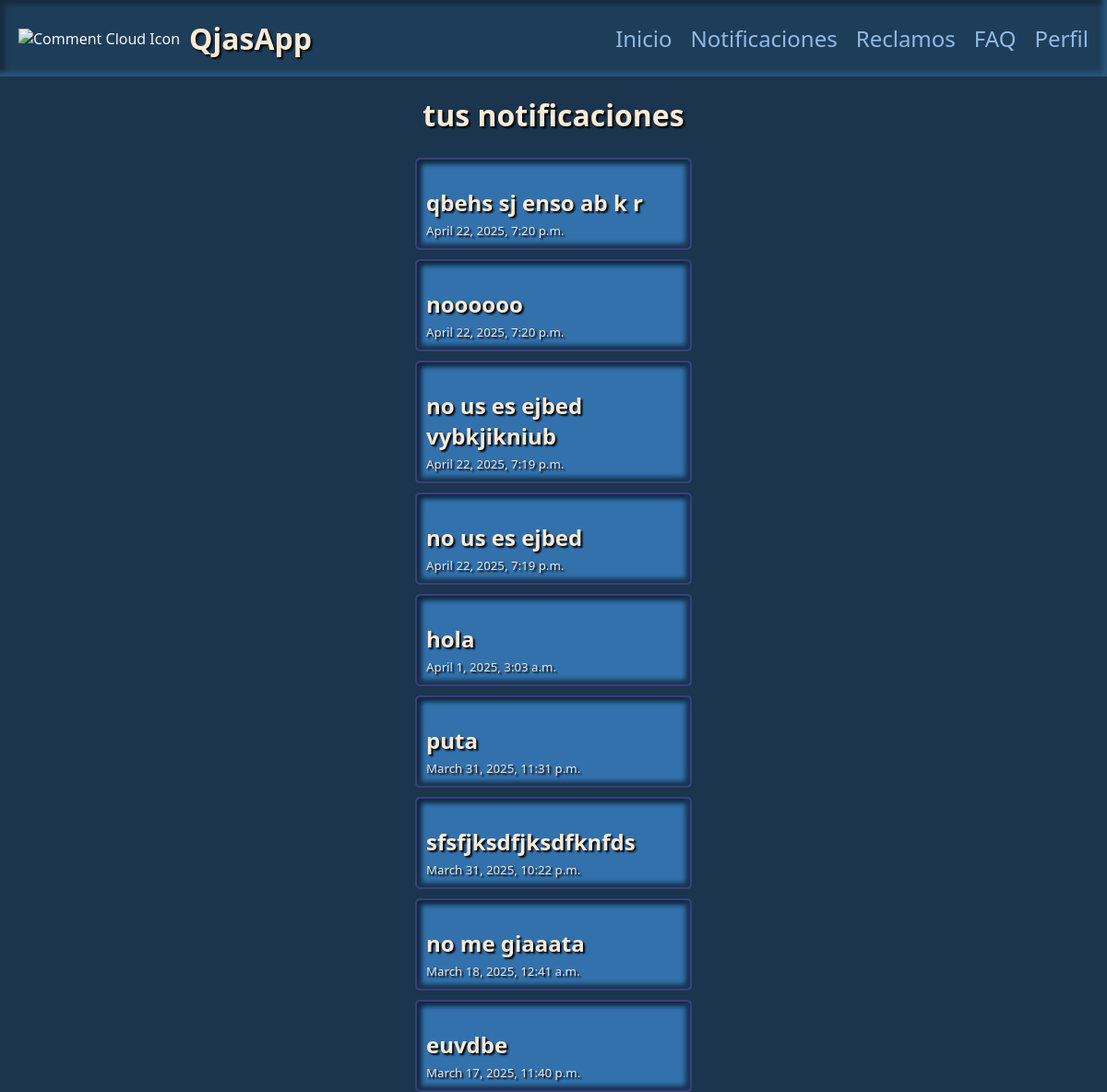
The page /notificaciones/ on the database its author committed.
### notificacion/models.py (models this page shows)
class Notificacion(models.Model):
    title = models.CharField(max_length=100)
    description = models.TextField()
    extra_details = models.TextField()
    created_at = models.DateTimeField(auto_now_add=True)

### notificacion/views.py (the view)
# urls.py: path('notificaciones/', views.notificacion, name='notificacion'),
def notificacion(request):
    notificaciones = Notificacion.objects.all()
    return render(request, 'notificaciones.html', {
        'notificaciones': notificaciones
    })

### notificacion/templates/notificaciones.html (shortened to what this page needs)
{% extends 'layouts/header.html' %}
{% load static %}
{% block morecss %}
<link rel="stylesheet" href="{% static 'notificaciones.css' %}">
{% endblock %}
{% block content %}
<main>
    <h1>tus notificaciones</h1>
    <div class="container-notifications">
        {% for notificacion in notificaciones %}
        <article>
            <div class="container-general-info">
                <h1>{{ notificacion.title }}</h1>
                <h5>
                    {{ notificacion.created_at }}
                </h5>
            </div>
        </article>
        {% endfor %}
    </div>
</main>
{% endblock %}

### notificacion/templates/layouts/header.html (shortened to what this page needs)
{% load static %}
<!DOCTYPE html>
<html lang="en">
<head>
    <link rel="stylesheet" href="{% static 'header.css' %}">
    {% block morecss %} {% endblock %}
</head>
<body>
    <header>
        <div class="title">
            <img src="https://img.icons8.com/ios-filled/50/000000/comments.png" alt="Comment Cloud Icon">
            <h1>QjasApp</h1>
        </div>
        <ul class="links">
            <li><a href="">Inicio</a></li>
            <li><a href="">Notificaciones</a></li>
            <li><a href="">Reclamos</a></li>
            <li><a href="">FAQ</a></li>
            <li><a href="">Perfil</a></li>
        </ul>
    </header>
    {% block content %} {% endblock %}
</body>
</html>

### notificacion/static/header.css (style rules this page uses)
* { margin: 0; padding: 0; box-sizing: border-box; }
html,body { height: 100vh; box-sizing: border-box; background-color: #1a354d; font-family: system-ui, -apple-system, BlinkMacSystemFont, 'Segoe UI', Roboto, Oxygen, Ubuntu, Cantarell, 'Open Sans', 'Helvetica Neue', sans-serif; }
header { display: flex; align-items: center; justify-content: space-between; padding: 20px; background-color: #1e3d59; box-shadow: inset -5px -5px 5px #2a5478, inset 5px 5px 5px #152c40; }
.links { display: flex; gap: 20px; list-style: none; color: #e6f3ff; font-size: 20px; font-weight: 500; }
.links li { cursor: pointer; transition: all 0.3s ease; }
.links li a { text-decoration: none; font-size: larger; color: #90bbe4; transition: all 0.3s ease; }

### notificacion/static/notificaciones.css (style rules this page uses)
h1 { font-weight: bolder; color: antiquewhite; text-shadow: 2px 2px 2px #000000; }
h5 { color: #e6e6e6; font-weight: 200; text-shadow: 2px 2px 2px #000000; }
.container-notifications { display: flex; align-items: center; justify-content: center; flex-direction: column-reverse; gap: 10px; }

### rows shown on the page
Notificacion: title "euvdbe", created_at "March 17, 2025, 11:40 p.m."
Notificacion: title "no me giaaata", created_at "March 18, 2025, 12:41 a.m."
Notificacion: title "sfsfjksdfjksdfknfds", created_at "March 31, 2025, 10:22 p.m."
Notificacion: title "puta", created_at "March 31, 2025, 11:31 p.m."
Notificacion: title "hola", created_at "April 1, 2025, 3:03 a.m."
Notificacion: title "no us es ejbed", created_at "April 22, 2025, 7:19 p.m."
Notificacion: title "no us es ejbed vybkjikniub", created_at "April 22, 2025, 7:19 p.m."
Notificacion: title "noooooo", created_at "April 22, 2025, 7:20 p.m."
Notificacion: title "qbehs sj enso ab k r", created_at "April 22, 2025, 7:20 p.m."
